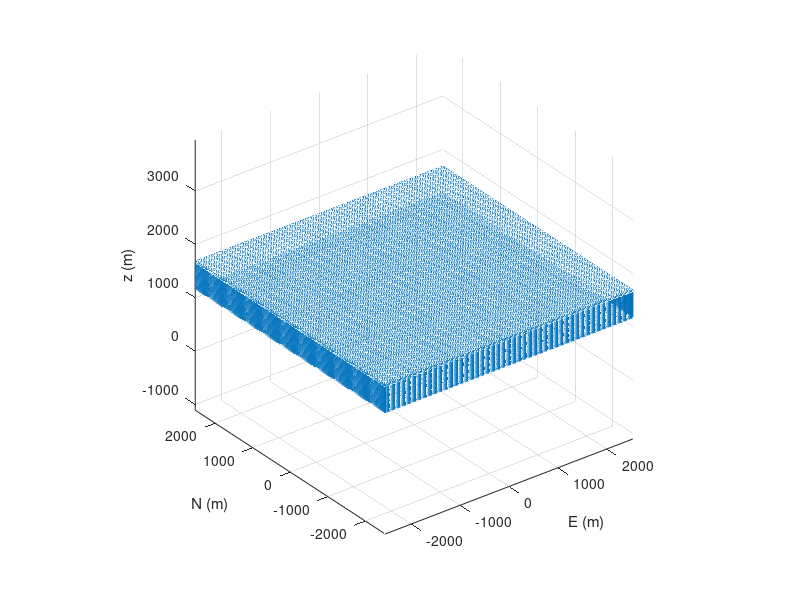

Reproduce this figure in MATLAB.
clear all
%%Massimo Nespoli May 2021
%%% the script generates the distribution of single forces in compatible
%%% format for edcmp_sf.inp
%%% please notice that in this script x is East direction y North
%%%%%%%%%%INPUT%%%%%%%%%%%%
LE= 2525*2;                 % length E (m)
LN= 2525*2;                 % length N (m)
Num_el_E=200;               % Num of sf along E
Num_el_N=200;               % Num of sf along N
m= 51;                      % number of elements on depth
width=500 ;                 % width (m)
center=1425;                % center depth (m)
Vp=2434.3;                  % Vp (m/s)
Vs=1490.7;                  % Vs (m/s)
e0=0.001;                   % potency
rho=2700;                   % Density (kg/m^3)
%%%%%%%%%%%%%%%%%%%%%%%%%%%%%%%
tdepth=center-width/2;                 % top depth (m)
bdepth=center+width/2;               % bottom depth (m)
K=rho*(Vp^2-4/3*Vs^2);
Pressioneass=3*K*e0;
count=0;

%%%upper face
for x=-LE/2:LE/Num_el_E:LE/2
    for y=-LN/2:LN/Num_el_N:LN/2
count=count+1;
number(count)=count;
xQ(count)=x;
yQ(count)=y;
zQ(count)=tdepth;
azimuth(count)=1;
inclination(count)=180;
    end
end


dS(1:count)=LE*LN/count;

%%%bottom face
for x=-LE/2:LE/Num_el_E:LE/2
    for y=-LN/2:LN/Num_el_N:LN/2
count=count+1;
number(count)=count;
xQ(count)=x;
yQ(count)=y;
zQ(count)=bdepth;
azimuth(count)=1;
inclination(count)=0;
    end
end
dS(end+1:count)=dS;

%lateral x left
count2=0;
for z=tdepth:(bdepth-tdepth)/m:bdepth
    for y=-LN/2:LN/Num_el_N:LN/2
        count2=count2+1;
count=count+1;
number(count)=count;
xQ(count)=-LE/2;
yQ(count)=y;
zQ(count)=z;
azimuth(count)=180;
inclination(count)=90;
    end
end

dS(end+1:end+count2)=LN*width/count2;

%lateral x right
for z=tdepth:(bdepth-tdepth)/m:bdepth
    for y=-LN/2:LN/Num_el_N:LN/2
count=count+1;
number(count)=count;
xQ(count)=LE/2;
yQ(count)=y;
zQ(count)=z;
azimuth(count)=0;
inclination(count)=90;
    end
end

dS(end+1:end+count2)=LN*width/count2;

%lateral near
count3=0;
for x=-LE/2:LE/Num_el_E:LE/2
    for z=tdepth:(bdepth-tdepth)/m:bdepth
        count3=count3+1;
count=count+1;
number(count)=count;
xQ(count)=x;
yQ(count)=-LN/2;
zQ(count)=z;
azimuth(count)=-90;
inclination(count)=90;
    end
end
dS(end+1:end+count3)=LE*width/count3;


%lateral far
for x=-LE/2:LE/Num_el_E:LE/2
    for z=tdepth:(bdepth-tdepth)/m:bdepth
count=count+1;
number(count)=count;
xQ(count)=x;
yQ(count)=LN/2;
zQ(count)=z;
azimuth(count)=90;
inclination(count)=90;
    end
end
dS(end+1:end+count3)=LE*width/count3;

%%%%% define pressure for points %%%%%%%%%%%%%
pressure(1:count)=Pressioneass;    % MPa
%%%% the two lasting elements of pressure are upper and lower faces
%%%% pressure

Forces=pressure.*dS;
xforces=Forces.*cosd(azimuth).*sind(inclination);
yforces=Forces.*sind(azimuth).*sind(inclination);
zforces=Forces.*cosd(inclination);

scatter3(xQ,yQ,zQ,1,'black');
hold on
quiver3(xQ,yQ,zQ,xforces,yforces,zforces);
axis equal

xlabel('E (m)');
ylabel('N (m)');
zlabel('z (m)');

%%%%%%%%%%%%% generate matrix for EDCMP_sf %%%%%%%%%%
% no  Slip  xs ys zs length width azimuth(to east) inclination(depth>0)

matrix=[number' Forces' yQ' xQ' zQ' azimuth'-360 inclination'];
dlmwrite('EFCMP_input.txt',matrix,'delimiter','\t','precision',6)



